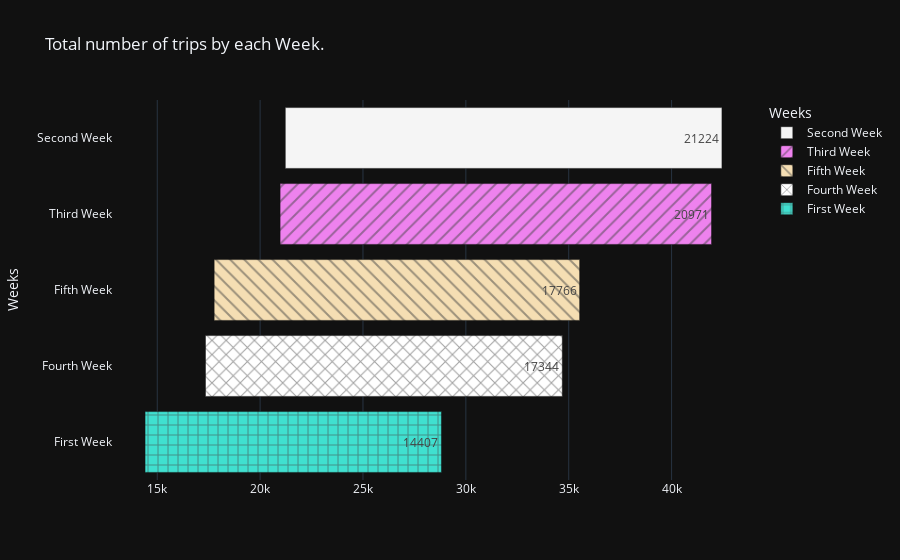

Notebook cell for this chart:
### Code cell
px.bar(q_7 , 
x = 'number_of_trips',
y = 'Weeks' , 
base='number_of_trips' ,
color= 'Weeks',
template= 'plotly_dark',
title='Total number of trips by each Week.',
labels={'number_of_trips':''},
text='number_of_trips',
pattern_shape='Weeks',
color_discrete_sequence=['whitesmoke', 'violet', 'wheat', 'white', 'turquoise'])

### Figure 1 — Plotly figure (JSON) as saved in the notebook; plotly's stock layout.template omitted (floating-point values rounded to 4 significant figures)
{"data": [{"alignmentgroup": "True", "base": [21224], "hovertemplate": "Weeks=%{y}<br>=%{text}<extra></extra>", "legendgroup": "Second Week", "marker": {"color": "whitesmoke", "pattern": {"shape": ""}}, "name": "Second Week", "offsetgroup": "Second Week", "orientation": "h", "showlegend": true, "text": [21224], "textposition": "auto", "type": "bar", "x": [21224], "xaxis": "x", "y": ["Second Week"], "yaxis": "y"}, {"alignmentgroup": "True", "base": [20971], "hovertemplate": "Weeks=%{y}<br>=%{text}<extra></extra>", "legendgroup": "Third Week", "marker": {"color": "violet", "pattern": {"shape": "/"}}, "name": "Third Week", "offsetgroup": "Third Week", "orientation": "h", "showlegend": true, "text": [20971], "textposition": "auto", "type": "bar", "x": [20971], "xaxis": "x", "y": ["Third Week"], "yaxis": "y"}, {"alignmentgroup": "True", "base": [17766], "hovertemplate": "Weeks=%{y}<br>=%{text}<extra></extra>", "legendgroup": "Fifth Week", "marker": {"color": "wheat", "pattern": {"shape": "\\"}}, "name": "Fifth Week", "offsetgroup": "Fifth Week", "orientation": "h", "showlegend": true, "text": [17766], "textposition": "auto", "type": "bar", "x": [17766], "xaxis": "x", "y": ["Fifth Week"], "yaxis": "y"}, {"alignmentgroup": "True", "base": [17344], "hovertemplate": "Weeks=%{y}<br>=%{text}<extra></extra>", "legendgroup": "Fourth Week", "marker": {"color": "white", "pattern": {"shape": "x"}}, "name": "Fourth Week", "offsetgroup": "Fourth Week", "orientation": "h", "showlegend": true, "text": [17344], "textposition": "auto", "type": "bar", "x": [17344], "xaxis": "x", "y": ["Fourth Week"], "yaxis": "y"}, {"alignmentgroup": "True", "base": [14407], "hovertemplate": "Weeks=%{y}<br>=%{text}<extra></extra>", "legendgroup": "First Week", "marker": {"color": "turquoise", "pattern": {"shape": "+"}}, "name": "First Week", "offsetgroup": "First Week", "orientation": "h", "showlegend": true, "text": [14407], "textposition": "auto", "type": "bar", "x": [14407], "xaxis": "x", "y": ["First Week"], "yaxis": "y"}], "layout": {"barmode": "relative", "legend": {"title": {"text": "Weeks"}, "tracegroupgap": 0}, "title": {"text": "Total number of trips by each Week."}, "xaxis": {"anchor": "y", "domain": [0, 1], "title": {"text": ""}}, "yaxis": {"anchor": "x", "categoryarray": ["First Week", "Fourth Week", "Fifth Week", "Third Week", "Second Week"], "categoryorder": "array", "domain": [0, 1], "title": {"text": "Weeks"}}}}
